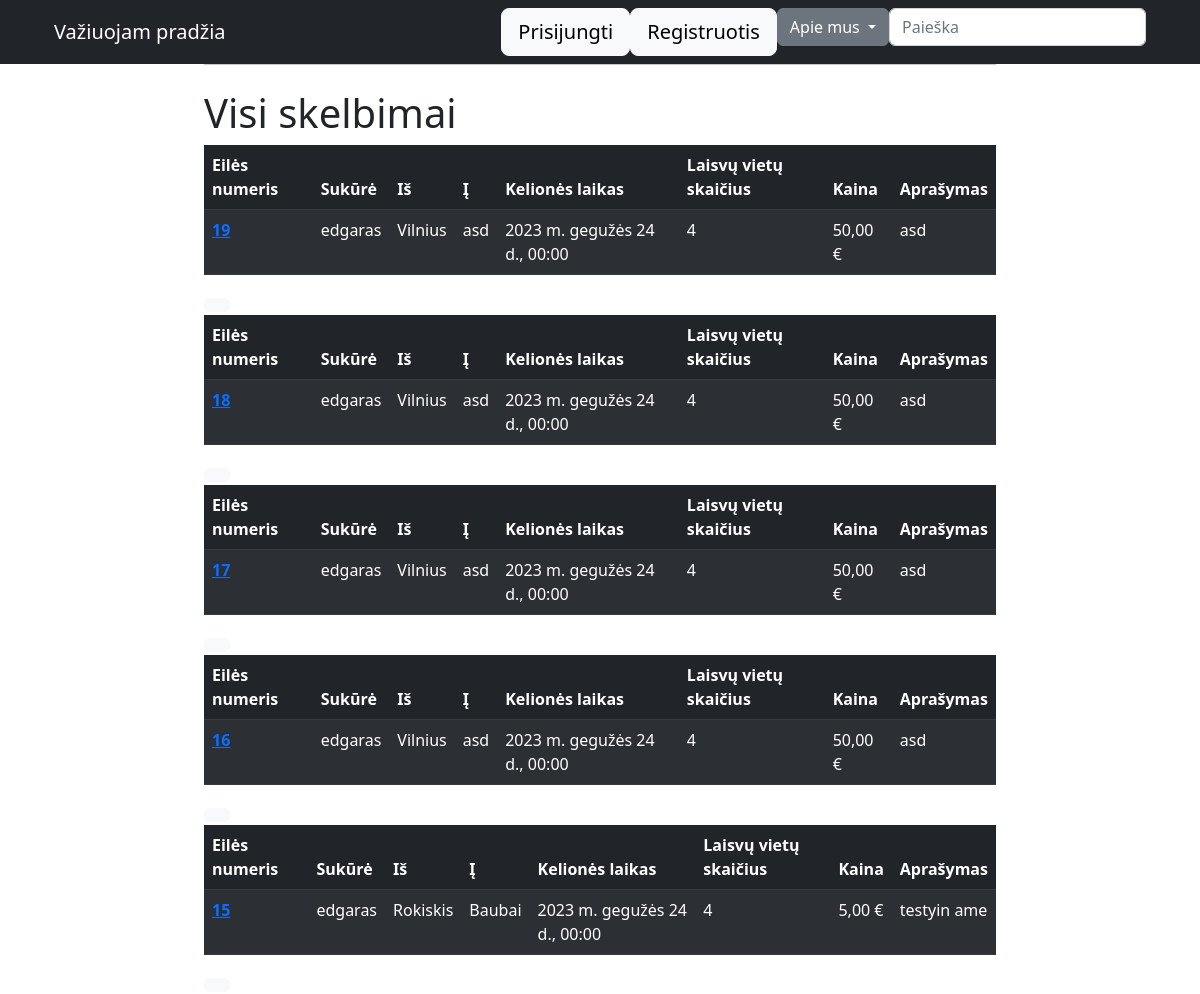
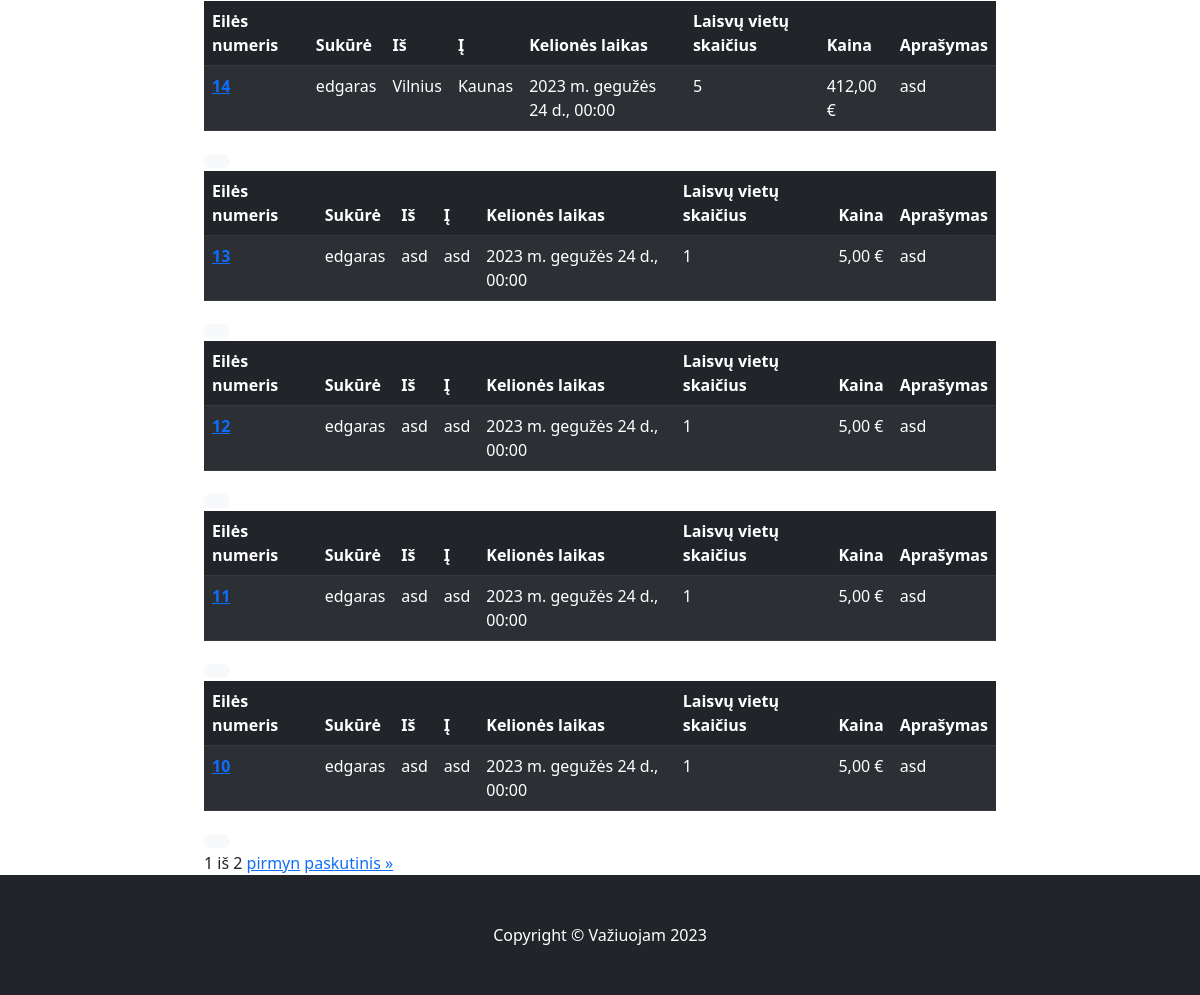
/postings/, run on the app's committed database (2 pictures, top to bottom).
### posts/models.py (models this page shows, shortened)
class Posting(models.Model):
    title = models.CharField(max_length=255)
    description = models.TextField(help_text="Pastabos, jei yra")
    start_location = models.CharField(max_length=255)
    end_location = models.CharField(max_length=255)
    start_time = models.DateTimeField()
    available_seats = models.PositiveIntegerField(default=4)
    price = models.DecimalField(
        max_digits=8, decimal_places=2, validators=[MinValueValidator(Decimal('0.01'))], help_text="Kaina eurais")
    created_at = models.DateTimeField(auto_now_add=True)
    updated_at = models.DateTimeField(auto_now=True)
    user = models.ForeignKey(
        User, on_delete=models.CASCADE, related_name="posting", null=True)
    class Meta:
        ordering = ['start_time',]
        verbose_name = 'Skelbimas'
        verbose_name_plural = 'Skelbimai'

### posts/views.py (the view)
# urls.py: path('postings/', views.PostListView.as_view(), name='postings'),
class PostListView(generic.ListView):
    model = Posting
    template_name = 'posts/postings.html'
    context_object_name = 'postings'
    ordering = ['-created_at']
    paginate_by = 10

### posts/templates/posts/postings.html (shortened to what this page needs)
{% extends "main/base.html" %}
{% block content %}
<h1>Visi skelbimai</h1>
{% for a in postings %}
<table class="table table-striped table-dark">
    <thead>
        <tr>
            <th scope="col">Eilės numeris</th>
            <th scope="col">Sukūrė</th>
            <th scope="col">Iš</th>
            <th scope="col">Į</th>
            <th scope="col">Kelionės laikas</th>
            <th scope="col">Laisvų vietų skaičius</th>
            <th scope="col">Kaina</th>
            <th scope="col">Aprašymas</th>
        </tr>
    </thead>
    <tbody>
        <tr>
            <th scope="row"><a href="{% url 'posting' a.id %}">{{a.id}}</th></a>
            <td>{{a.user}}</td>
            <td>{{a.start_location}}</td>
            <td>{{a.end_location}}</td>
            <td>{{a.start_time}}</td>
            <td>{{a.available_seats}}</td>
            <td>{{a.price}} &euro;</td>
            <td>{{a.description}}</td>
        </tr>
    </tbody>
</table>
<button type="button" class="btn btn-light"></button>
{% empty %}
<p>Nerasta skelbimų.</p>
{% endfor %}
<div class="pagination">
    <span class="step-links">
        <span class="current">
            {{ page_obj.number }} iš {{ page_obj.paginator.num_pages }}
        </span>
        {% if page_obj.has_next %}
        <a href="?page={{ page_obj.next_page_number }}">pirmyn</a>
        <a href="?page={{ page_obj.paginator.num_pages }}">paskutinis &raquo;</a>
        {% endif %}
    </span>
</div>
{% endblock %}

### data on the page
Posting: id "19", user "edgaras", start_location "Vilnius", end_location "asd", start_time "2023 m. gegužės 24 d., 00:00", available_seats "4", price "50,00", description "asd"
Posting: id "18", user "edgaras", start_location "Vilnius", end_location "asd", start_time "2023 m. gegužės 24 d., 00:00", available_seats "4", price "50,00", description "asd"
Posting: id "17", user "edgaras", start_location "Vilnius", end_location "asd", start_time "2023 m. gegužės 24 d., 00:00", available_seats "4", price "50,00", description "asd"
Posting: id "16", user "edgaras", start_location "Vilnius", end_location "asd", start_time "2023 m. gegužės 24 d., 00:00", available_seats "4", price "50,00", description "asd"
Posting: id "15", user "edgaras", start_location "Rokiskis", end_location "Baubai", start_time "2023 m. gegužės 24 d., 00:00", available_seats "4", price "5,00", description "testyin ame"
Posting: id "14", user "edgaras", start_location "Vilnius", end_location "Kaunas", start_time "2023 m. gegužės 24 d., 00:00", available_seats "5", price "412,00", description "asd"
Posting: id "13", user "edgaras", start_location "asd", end_location "asd", start_time "2023 m. gegužės 24 d., 00:00", available_seats "1", price "5,00", description "asd"
Posting: id "12", user "edgaras", start_location "asd", end_location "asd", start_time "2023 m. gegužės 24 d., 00:00", available_seats "1", price "5,00", description "asd"
Posting: id "11", user "edgaras", start_location "asd", end_location "asd", start_time "2023 m. gegužės 24 d., 00:00", available_seats "1", price "5,00", description "asd"
Posting: id "10", user "edgaras", start_location "asd", end_location "asd", start_time "2023 m. gegužės 24 d., 00:00", available_seats "1", price "5,00", description "asd"

### other printed values
{{ page_obj.number }} "1"
{{ page_obj.paginator.num_pages }} "2"
